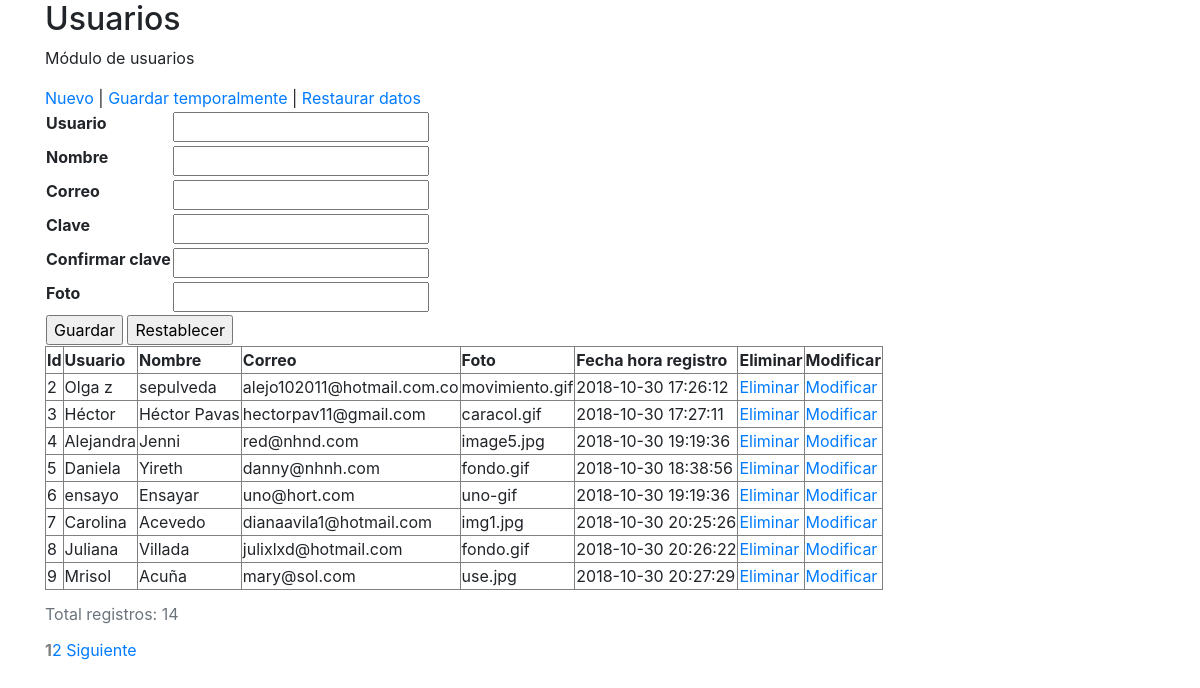
The app's page /index.php/begin/read with its own data.
### tables this page shows
CREATE TABLE `usuario` (
  `id` bigint(20) NOT NULL COMMENT 'identificador de la tabla',
  `usuario` varchar(100) NOT NULL,
  `nombre` varchar(100) NOT NULL,
  `correo` varchar(100) NOT NULL,
  `clave` varchar(255) NOT NULL,
  `foto` varchar(255) NOT NULL,
  `fecha_hora_registro` timestamp NOT NULL DEFAULT CURRENT_TIMESTAMP
);

### index.php (called while the page is built, shortened)
<?php
require_once BASEPATH.'core/CodeIgniter.php';

### application/models/ModelDatabase.php (called while the page is built, shortened)
<?php
class ModelDatabase extends CI_Model
{
    public function read($table, $fieldsArray,
            $pagination, $segment)
    {
    	$this->db->select($fieldsArray);
    	$this->db->from($table);
        $this->db->limit($pagination, $segment);
    	return $this->db->get();
    }
}

### application/views/users.php (the view, shortened to what this page needs)
<!DOCTYPE html>
<html lang="es">
    <head>
        <link rel="stylesheet" href="https://stackpath.bootstrapcdn.com/bootstrap/4.1.3/css/bootstrap.min.css">
    </head>
    <body>
        <main class="container">
            <article id="content">
                <h2>Usuarios</h2>
                <p>
                    Módulo de usuarios
                </p>
                <div id="menuRecord">
                    <a href="#" id="new-record">Nuevo</a>
                    |
                    <a href="#" id="save-localstorage">Guardar temporalmente</a>
                    |
                    <a href="#" id="restore-localstorage">Restaurar datos</a>
                </div>
                <div id="form">
                <?php
                    if(!empty($record)){
                        $row = $record->row();
                        $id = $row->id;
                        $user = $row->usuario;
                        $name = $row->nombre;
                        $email = $row->correo;
                        $password = $row->clave;
                        $photo = $row->foto;
                    }else{
                        $user = "";
                        $name = "";
                        $email = "";
                        $password = "";
                        $photo = "";
                    }
                    echo form_open(base_url() . "index.php/begin/save");
                    echo "<table>";
                    echo "<tr>";
                    echo "<th>";
                    echo form_label('Usuario', 'user');
                    echo "</th>";
                    echo "<td>";
                    echo form_input('user', $user);
                    echo "</td>";
                    echo "</tr>";
                    echo "<tr>";
                    echo "<th>";
                    echo form_label('Nombre', 'name');
                    echo "</th>";
                    echo "<td>";
                    echo form_input('name', $name);
                    echo "</td>";
                    echo "</tr>";
                    echo "<tr>";
                    echo "<th>";
                    echo form_label('Correo', 'email');
                    echo "</th>";
                    echo "<td>";
                    echo form_input('email', $email);
                    echo "</td>";
                    echo "</tr>";
                    echo "<tr>";
                    echo "<th>";
                    echo form_label('Clave', 'password');
                    echo "</th>";
                    echo "<td>";
                    echo form_password('password', $password);
                    echo "</td>";
                    echo "</tr>";
                    echo "<tr>";
                    echo "<th>";
                    echo form_label('Confirmar clave', 'passwordConfirm');
                    echo "</th>";
                    echo "<td>";
                    echo form_password('passwordConfirm');
                    echo "</td>";
                    echo "</tr>";
                    echo "<tr>";
                    echo "<th>";
                    echo form_label('Foto', 'photo');
                    echo "</th>";
                    echo "<td>";
                    echo form_input('photo', $photo);
                    echo "</td>";
                    echo "</tr>";
                    echo "<tr>";
                    echo "<td colspan='2'>";
                    echo form_submit('btnSubmit', 'Guardar');
                    echo form_reset('btnReset', 'Restablecer');
                    echo "</td>";
                    echo "</tr>";
                    echo "</table>";
                    echo form_close();
                ?>
                </div>
                <?php
                    if(!empty($resultQuery)){
                ?>
                    <table border="1">
                        <caption align="bottom">
                            Total registros:
                            <?php
                                echo $totalRows;
                            ?>
                        </caption>
                        <div align="center">
                            <tr>
                                <th>Id</th>
                                <th>Usuario</th>
                                <th>Nombre</th>
                                <th>Correo</th>
                                <th>Foto</th>
                                <th>Fecha hora registro</th>
                                <th>Eliminar</th>
                                <th>Modificar</th>
                            </tr>
                        </div>
                            <?php
                                foreach ($resultQuery->result() as $row){
                                    echo "<tr>";
                                    echo "<td>" . $row->id . "</td>";
                                    echo "<td>" . $row->usuario . "</td>";
                                    echo "<td>" . $row->nombre . "</td>";
                                    echo "<td>" . $row->correo . "</td>";
                                    echo "<td>" . $row->foto . "</td>";
                                    echo "<td>" . $row->fecha_hora_registro . "</td>";
                                    echo "<td>";
                                    echo "<a href='" . base_url() . "index.php/begin/delete/usuario/" . $row->id . "' title='Elimina a " . $row->nombre . "' onclick='return confirm(\"¿Está seguro?\");'>Eliminar</a>";
                                    echo "</td>";
                                    echo "<td>";
                                    echo "<a  href='" . base_url() . "index.php/begin/find/usuario/id/" . $row->id . "' title='Modifica a " . $row->nombre . "' onclick='return confirm(\"¿Está seguro?\");'>Modificar</a>";
                                    echo "</td>";
                                    echo "</tr>";
                                }
                            ?>
                    </table>
                <?php
                            echo $pagination;
                    }
                    ?>
            </article>
        </main>
    </body>
</html>

### records on screen
usuario: id "2", usuario "Olga z", nombre "sepulveda", correo "alejo102011@hotmail.com.co", foto "movimiento.gif", fecha_hora_registro "2018-10-30 17:26:12"
usuario: id "3", usuario "Héctor", nombre "Héctor Pavas", correo "hectorpav11@gmail.com", foto "caracol.gif", fecha_hora_registro "2018-10-30 17:27:11"
usuario: id "4", usuario "Alejandra", nombre "Jenni", correo "red@nhnd.com", foto "image5.jpg", fecha_hora_registro "2018-10-30 19:19:36"
usuario: id "5", usuario "Daniela", nombre "Yireth", correo "danny@nhnh.com", foto "fondo.gif", fecha_hora_registro "2018-10-30 18:38:56"
usuario: id "6", usuario "ensayo", nombre "Ensayar", correo "uno@hort.com", foto "uno-gif", fecha_hora_registro "2018-10-30 19:19:36"
usuario: id "7", usuario "Carolina", nombre "Acevedo", correo "dianaavila1@hotmail.com", foto "img1.jpg", fecha_hora_registro "2018-10-30 20:25:26"
usuario: id "8", usuario "Juliana", nombre "Villada", correo "julixlxd@hotmail.com", foto "fondo.gif", fecha_hora_registro "2018-10-30 20:26:22"
usuario: id "9", usuario "Mrisol", nombre "Acuña", correo "mary@sol.com", foto "use.jpg", fecha_hora_registro "2018-10-30 20:27:29"

### other values on screen
form_label('Usuario', 'user') "Usuario"
form_label('Nombre', 'name') "Nombre"
form_label('Correo', 'email') "Correo"
form_label('Clave', 'password') "Clave"
form_label('Confirmar clave', 'passwordConfirm') "Confirmar clave"
form_label('Foto', 'photo') "Foto"
$totalRows "14"
$pagination "1 2 Siguiente"
